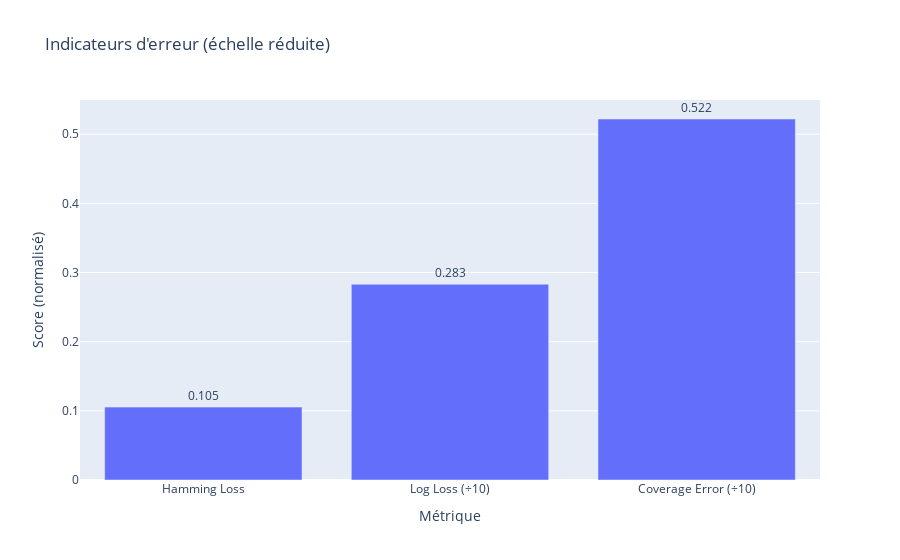

This figure's notebook cell:
### Markdown cell above
## 9.4 - Barplot des erreurs (métriques inversées)
        - Normalisés pour visualisation (divisés par 10)
        - Permet de voir où le modèle se trompe le plus
- 1 - log_loss (ou binary cross-entropy) = 0.283 (valeur réelle : 2.830)
    - mesure la qualité des probabilités prédites par le modèle. Plus elle est faible, plus le modèle est bien calibré.
    - 2.830 est relativement élevé pour un modèle de classification probabiliste.
    - Cela signifie que le modèle :
        - Prédit parfois des probas très éloignées de la vérité (trop sûres ou trop hésitantes).
        - Peut être mal calibré (prédire 0.95 alors que c’est faux, ou 0.55 quand c’est vrai).
    - Conséquences :
        - Baisse de confiance dans l'interprétation des sigmoid(probas).
        - Mauvais impact sur certaines métriques dérivées comme AUC, PR-AUC.
- 2 - hamming_loss = 0.105
    - Taux d’étiquettes mal prédites (faux positifs + faux négatifs) rapporté au nombre total d’étiquettes
    - Valeur : 10.5 % d’erreurs par étiquette.
    - Plutôt bon dans une tâche avec 28 labels par tweet.
    - 9 prédictions sur 10 sont correctes (ou bien des zéros bien prédits).
- 3 - coverage_error = 0.522 (valeur réelle : 5.22)
    - Représente le nombre moyen de labels à prédire pour couvrir toutes les étiquettes réelles d’un tweet.
        - 5.22 → il faut prédire ~5 labels (en score élevé) pour être sûr d’avoir capté toutes les vraies émotions
        - Élevé, mais cohérent dans une tâche multilabel avec nuance émotionnelle
        - Cela montre que les vraies émotions sont parfois perdues dans le bruit de la prédiction
- Normalisés pour visualisation (divisés par 10)
- Permet de voir où le modèle se trompe le plus.

### Conclusion interprétative

| Métrique         | Score  | Interprétation synthétique                                                   |
|------------------|--------|------------------------------------------------------------------------------|
| Hamming Loss     | 0.105  | Le modèle est globalement précis (≃ 90 % d’étiquettes correctes)            |
| Log Loss         | 2.830  | Les probabilités sont peu fiables, à calibrer                               |
| Coverage Error   | 5.22   | Le modèle doit prédire 5 émotions en moyenne pour couvrir les vraies → optimisation du top-K nécessaire |

### Code cell
error_metrics = {
    "Hamming Loss": metrics["eval_hamming_loss"],
    "Log Loss (÷10)": metrics["eval_log_loss"] / 10,
    "Coverage Error (÷10)": metrics["eval_coverage_error"] / 10
}
df_error = pd.DataFrame(error_metrics.items(), columns=["Métrique", "Valeur"])
fig_error = px.bar(
    df_error, x="Métrique", y="Valeur", text="Valeur",
    title="Indicateurs d'erreur (échelle réduite)",
    labels={"Valeur": "Score (normalisé)"}
)
fig_error.update_traces(texttemplate='%{text:.3f}', textposition='outside')

### Figure 1 — Plotly figure (JSON) as saved in the notebook; plotly's stock layout.template omitted (floating-point values rounded to 4 significant figures)
{"data": [{"hovertemplate": "Métrique=%{x}<br>Score (normalisé)=%{text}<extra></extra>", "legendgroup": "", "marker": {"color": "#636efa", "pattern": {"shape": ""}}, "name": "", "orientation": "v", "showlegend": false, "text": [0.1054, 0.2831, 0.522], "textposition": "outside", "texttemplate": "%{text:.3f}", "type": "bar", "x": ["Hamming Loss", "Log Loss (÷10)", "Coverage Error (÷10)"], "xaxis": "x", "y": [0.1054, 0.2831, 0.522], "yaxis": "y"}], "layout": {"barmode": "relative", "legend": {"tracegroupgap": 0}, "title": {"text": "Indicateurs d'erreur (échelle réduite)"}, "xaxis": {"anchor": "y", "domain": [0, 1], "title": {"text": "Métrique"}}, "yaxis": {"anchor": "x", "domain": [0, 1], "title": {"text": "Score (normalisé)"}}}}
